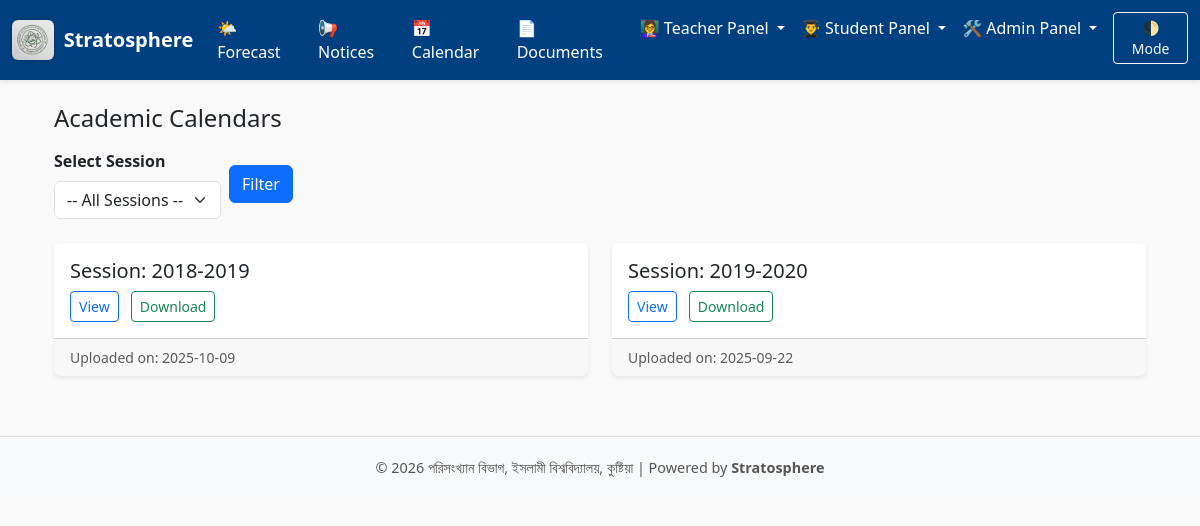
/calendar, run on an earlier commit of the app's database.
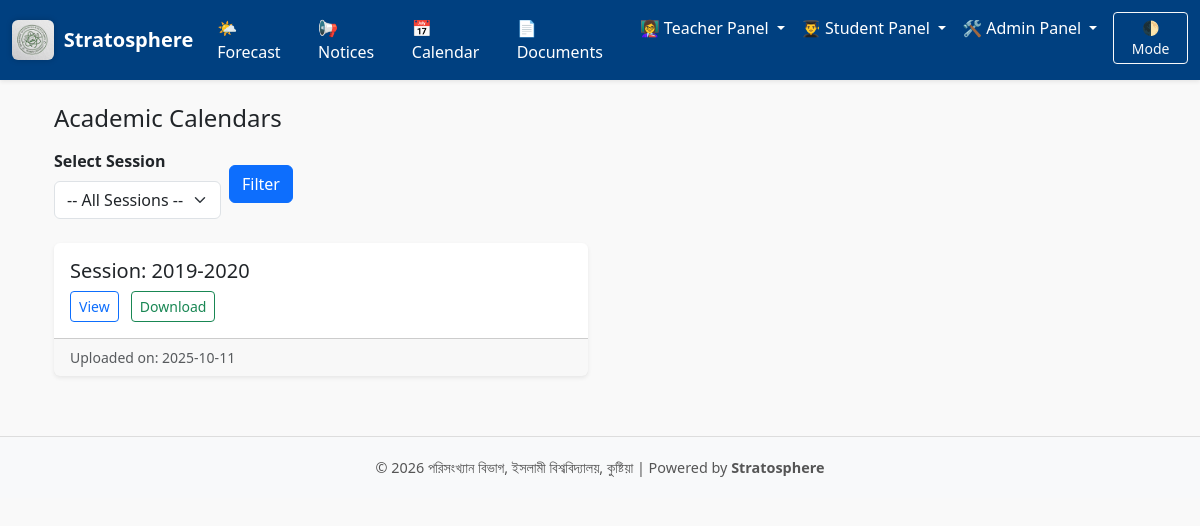
And on a later commit of the database.
### models.py (models this page shows, shortened)
class CalendarUpload(db.Model):
    __tablename__ = "calendar_upload"
    id = db.Column(db.Integer, primary_key=True)
    session = db.Column(db.String(20), unique=True, nullable=False)
    filename = db.Column(db.String(150), nullable=False)
    uploaded_at = db.Column(db.DateTime, default=datetime.utcnow)

### routes/public_routes.py (the view)
@public_routes.route("/calendar", methods=["GET", "POST"])
def calendar_list():
    all_sessions = [c.session for c in CalendarUpload.query.order_by(CalendarUpload.session).all()]
    selected_session = None
    if request.method == "POST":
        selected_session = request.form.get("session")
        calendars = CalendarUpload.query.filter_by(session=selected_session).order_by(CalendarUpload.session).all()
    else:
        calendars = CalendarUpload.query.order_by(CalendarUpload.session).all()
    return render_template("public/calendar_list.html", calendars=calendars, sessions=all_sessions, selected_session=selected_session)

### app.py (called while the page is built)
@app.before_request
def log_request():
    print(f"🔍 {request.method} {request.path}")

### templates/public/calendar_list.html (shortened to what this page needs)
{% extends "base.html" %}
{% block content %}
<div class="container mt-4">
  <h4 class="mb-3">Academic Calendars</h4>
  <form method="POST" class="mb-4">
    <div class="row g-2 align-items-center">
      <div class="col-auto">
        <label for="session" class="form-label fw-semibold">Select Session</label>
        <select name="session" id="session" class="form-select">
          <option value="">-- All Sessions --</option>
        </select>
      </div>
      <div class="col-auto">
        <button type="submit" class="btn btn-primary">Filter</button>
      </div>
    </div>
  </form>
  {% if calendars %}
    <div class="row row-cols-1 row-cols-md-2 g-4">
      {% for cal in calendars %}
        <div class="col">
          <div class="card h-100 shadow-sm border-0">
            <div class="card-body">
              <h5 class="card-title">Session: {{ cal.session }}</h5>
              <a href="{{ url_for('static', filename='uploads/calendars/' ~ cal.filename) }}"
                 target="_blank" class="btn btn-outline-primary btn-sm">View</a>
              <a href="{{ url_for('static', filename='uploads/calendars/' ~ cal.filename) }}"
                 download class="btn btn-outline-success btn-sm ms-2">Download</a>
            </div>
            <div class="card-footer text-muted small">
              Uploaded on: {{ cal.uploaded_at.strftime('%Y-%m-%d') }}
            </div>
          </div>
        </div>
      {% endfor %}
    </div>
  {% else %}
    <div class="alert alert-warning text-center mt-4">
      No calendars found.
    </div>
  {% endif %}
</div>
{% endblock %}

### templates/base.html (shortened to what this page needs)
<!DOCTYPE html>
<html lang="bn">
<head>
  <link href="https://cdn.jsdelivr.net/npm/bootstrap@5.3.0/dist/css/bootstrap.min.css" rel="stylesheet">
  <link href="https://cdn.jsdelivr.net/npm/bootstrap-icons@1.10.5/font/bootstrap-icons.css" rel="stylesheet">
</head>
<body>
<nav class="navbar navbar-expand-lg navbar-dark shadow-sm">
  <div class="container-fluid">
    <a class="navbar-brand d-flex align-items-center fw-bold" href="{{ url_for('public_routes.home') }}">
      <img src="{{ url_for('static', filename='images/logo.png') }}"
           alt="Logo"
           style="max-height: 40px; border-radius: 6px; box-shadow: 0 0 6px rgba(0,0,0,0.2); margin-right: 10px;">
      <span class="fs-5">Stratosphere</span>
    </a>
    <div class="collapse navbar-collapse" id="navbarResponsive">
      <ul class="navbar-nav ms-auto mb-2 mb-lg-0">
        <li class="nav-item"><a class="nav-link" href="{{ url_for('public_routes.forecast_view') }}">🌤️ Forecast</a></li>
        <li class="nav-item"><a class="nav-link" href="{{ url_for('public_routes.notice_view') }}">📢 Notices</a></li>
        <li class="nav-item"><a class="nav-link" href="{{ url_for('public_routes.calendar_list') }}">📅 Calendar</a></li>
        <li class="nav-item"><a class="nav-link" href="{{ url_for('public_routes.generate') }}">📄 Documents</a></li>
<li class="nav-item dropdown">
  <a class="nav-link dropdown-toggle" href="#" id="teacherDropdown" role="button" data-bs-toggle="dropdown" aria-expanded="false">
    👩‍🏫 Teacher Panel
  </a>
</li>
        <li class="nav-item dropdown">
          <a class="nav-link dropdown-toggle" href="#" id="studentDropdown" role="button" data-bs-toggle="dropdown">
            👨‍🎓 Student Panel
          </a>
        </li>
        <li class="nav-item dropdown">
          <a class="nav-link dropdown-toggle" href="#" id="adminDropdown" role="button" data-bs-toggle="dropdown">
            🛠️ Admin Panel
          </a>
        </li>
        <li class="nav-item">
          <button class="btn btn-sm btn-outline-light ms-2 mt-1" onclick="toggleDarkMode()">🌓 Mode</button>
        </li>
      </ul>
    </div>
  </div>
</nav>
<div class="container mt-4">
  {% block content %}{% endblock %}
</div>
<footer>
  &copy; <span id="year"></span> পরিসংখ্যান বিভাগ, ইসলামী বিশ্ববিদ্যালয়, কুষ্টিয়া | Powered by <strong>Stratosphere</strong>
</footer>
</body>
</html>

### templates/base.html (style rules this page uses)
body { font-family: 'Segoe UI', sans-serif; background-color: #f9f9f9; transition: background 0.3s, color 0.3s; }
.navbar { background-color: #004080; }
.nav-link { font-weight: 500; color: #fff !important; }
footer { margin-top: 60px; padding: 20px 0; background-color: #f8f9fa; text-align: center; font-size: 0.9rem; color: #555; border-top: 1px solid #ddd; }

What changed in the data, as far as the page shows it:
removed CalendarUpload: session "2018-2019", uploaded_at "2025-10-09"
changed CalendarUpload: uploaded_at "2025-09-22" → "2025-10-11"
